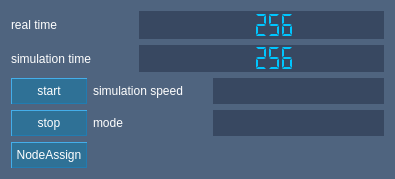
<?xml version="1.0" encoding="UTF-8"?>
<ui version="4.0">
 <class>CSSimControlWidgetBase</class>
 <widget class="QWidget" name="CSSimControlWidgetBase">
  <property name="geometry">
   <rect>
    <x>0</x>
    <y>0</y>
    <width>395</width>
    <height>179</height>
   </rect>
  </property>
  <property name="windowTitle">
   <string>Form</string>
  </property>
  <property name="styleSheet">
   <string notr="true">QWidget{
	color:#ffffff;
	background-color:#4f647f;
}</string>
  </property>
  <layout class="QVBoxLayout" name="verticalLayout">
   <item>
    <layout class="QHBoxLayout" name="horizontalLayout" stretch="1,2">
     <item>
      <widget class="QLabel" name="label">
       <property name="styleSheet">
        <string notr="true">QLabel{
	color:#ffffff;
	background-color:transparent;
}</string>
       </property>
       <property name="text">
        <string>real time</string>
       </property>
      </widget>
     </item>
     <item>
      <widget class="QLCDNumber" name="lcdRealTime">
       <property name="autoFillBackground">
        <bool>false</bool>
       </property>
       <property name="styleSheet">
        <string notr="true">QLCDNumber{
	color:#00c6ff;
	background-color:#384861;
	border:0px;
}</string>
       </property>
       <property name="frameShadow">
        <enum>QFrame::Raised</enum>
       </property>
       <property name="lineWidth">
        <number>1</number>
       </property>
       <property name="smallDecimalPoint">
        <bool>false</bool>
       </property>
       <property name="segmentStyle">
        <enum>QLCDNumber::Flat</enum>
       </property>
       <property name="value" stdset="0">
        <double>256.000000000000000</double>
       </property>
       <property name="intValue" stdset="0">
        <number>256</number>
       </property>
      </widget>
     </item>
    </layout>
   </item>
   <item>
    <layout class="QHBoxLayout" name="horizontalLayout_2" stretch="1,2">
     <item>
      <widget class="QLabel" name="label_2">
       <property name="styleSheet">
        <string notr="true">QLabel{
	color:#ffffff;
	background-color:transparent;
}</string>
       </property>
       <property name="text">
        <string>simulation time</string>
       </property>
      </widget>
     </item>
     <item>
      <widget class="QLCDNumber" name="lcdSimulationTime">
       <property name="styleSheet">
        <string notr="true">QLCDNumber{
	color:#00c6ff;
	background-color:#384861;
	border:0px;
}</string>
       </property>
       <property name="segmentStyle">
        <enum>QLCDNumber::Flat</enum>
       </property>
       <property name="value" stdset="0">
        <double>256.000000000000000</double>
       </property>
      </widget>
     </item>
    </layout>
   </item>
   <item>
    <layout class="QHBoxLayout" name="horizontalLayout_3" stretch="1,2,3">
     <item>
      <widget class="QPushButton" name="pushButton">
       <property name="minimumSize">
        <size>
         <width>76</width>
         <height>26</height>
        </size>
       </property>
       <property name="styleSheet">
        <string notr="true">QPushButton{
	color:#ffffff;
	background-color:#2f7196;
	border-top:1px solid #44aeea;
	border-left:1px solid #44aeea;
	border-bottom:1px solid #217cb1;
	border-right:1px solid #217cb1;
}

QPushButton:hover{
	color:#ffffff;
	background-color:#0f8dc8;
}

QPushButton:pressed{
	color:#ffffff;
	background-color:#256081;
	border:1px solid #44aeea;	
}</string>
       </property>
       <property name="text">
        <string>start</string>
       </property>
      </widget>
     </item>
     <item>
      <widget class="QLabel" name="label_3">
       <property name="styleSheet">
        <string notr="true">QLabel{
	color:#ffffff;
	background-color:transparent;
}</string>
       </property>
       <property name="text">
        <string>simulation speed</string>
       </property>
      </widget>
     </item>
     <item>
      <widget class="QComboBox" name="comboBoxSpeed">
       <property name="minimumSize">
        <size>
         <width>0</width>
         <height>26</height>
        </size>
       </property>
       <property name="styleSheet">
        <string notr="true">QComboBox{
	color:#ffffff;
	background-color:#384861;
	border:0px;
}

QComboBox:hover{
	color:#ffffff;
	background-color:#384861;
	border:1px solid #63bbff;
}

QComboBox::down-arrow{	
	image: url(:/images/down_arrow.png);
	background-color:transparent;
}

QComboBox::drop-down{
	border:0px;
	width:26px;
	background-color:transparent;
}

QComboBox::drop-down:hover {
	color:white;
	border:0px;
	width:26px;
    background-color:transparent;
}

QComboBox QAbstractItemView {
	color:#3c3c3c;
	outline:none;
	border:1px solid #63bbff;
    background-color:#f6fafb;
}

QComboBox QAbstractItemView::item {
	outline:none;
	height:26px;
}

QComboBox QAbstractItemView::item:hover {
	color:white;
	outline:none;
	height:26px;
    background-color:#63bbff;	
}
QComboBox QAbstractItemView::item:selected {
	outline:none;
	border:0px;
	height:26px;
	color:#63bbff;
 	outline:none;
}</string>
       </property>
      </widget>
     </item>
    </layout>
   </item>
   <item>
    <layout class="QHBoxLayout" name="horizontalLayout_4" stretch="1,2,3">
     <item>
      <widget class="QPushButton" name="pushButton_2">
       <property name="minimumSize">
        <size>
         <width>76</width>
         <height>26</height>
        </size>
       </property>
       <property name="styleSheet">
        <string notr="true">QPushButton{
	color:#ffffff;
	background-color:#2f7196;
	border-top:1px solid #44aeea;
	border-left:1px solid #44aeea;
	border-bottom:1px solid #217cb1;
	border-right:1px solid #217cb1;
}

QPushButton:hover{
	color:#ffffff;
	background-color:#0f8dc8;
}

QPushButton:pressed{
	color:#ffffff;
	background-color:#256081;
	border:1px solid #44aeea;	
}</string>
       </property>
       <property name="text">
        <string>stop</string>
       </property>
      </widget>
     </item>
     <item>
      <widget class="QLabel" name="label_4">
       <property name="styleSheet">
        <string notr="true">QLabel{
	color:#ffffff;
	background-color:transparent;
}</string>
       </property>
       <property name="text">
        <string>mode</string>
       </property>
      </widget>
     </item>
     <item>
      <widget class="QComboBox" name="comboBoxMode">
       <property name="minimumSize">
        <size>
         <width>0</width>
         <height>26</height>
        </size>
       </property>
       <property name="styleSheet">
        <string notr="true">QComboBox{
	color:#ffffff;
	background-color:#384861;
	border:0px;
}

QComboBox:hover{
	color:#ffffff;
	background-color:#384861;
	border:1px solid #63bbff;
}

QComboBox::down-arrow{	
	image: url(:/images/down_arrow.png);
	background-color:transparent;
}

QComboBox::drop-down{
	border:0px;
	width:26px;
	background-color:transparent;
}

QComboBox::drop-down:hover {
	color:white;
	border:0px;
	width:26px;
    background-color:transparent;
}

QComboBox QAbstractItemView {
	color:#3c3c3c;
	outline:none;
	border:1px solid #63bbff;
    background-color:#f6fafb;
}

QComboBox QAbstractItemView::item {
	outline:none;
	height:26px;
}

QComboBox QAbstractItemView::item:hover {
	color:white;
	outline:none;
	height:26px;
    background-color:#63bbff;	
}
QComboBox QAbstractItemView::item:selected {
	outline:none;
	border:0px;
	height:26px;
	color:#63bbff;
 	outline:none;
}</string>
       </property>
      </widget>
     </item>
    </layout>
   </item>
   <item>
    <layout class="QHBoxLayout" name="horizontalLayout_5">
     <item>
      <widget class="QPushButton" name="btNodeAssign">
       <property name="minimumSize">
        <size>
         <width>76</width>
         <height>26</height>
        </size>
       </property>
       <property name="styleSheet">
        <string notr="true">QPushButton{
	color:#ffffff;
	background-color:#2f7196;
	border-top:1px solid #44aeea;
	border-left:1px solid #44aeea;
	border-bottom:1px solid #217cb1;
	border-right:1px solid #217cb1;
}

QPushButton:hover{
	color:#ffffff;
	background-color:#0f8dc8;
}

QPushButton:pressed{
	color:#ffffff;
	background-color:#256081;
	border:1px solid #44aeea;	
}</string>
       </property>
       <property name="text">
        <string>NodeAssign</string>
       </property>
      </widget>
     </item>
     <item>
      <spacer name="horizontalSpacer">
       <property name="orientation">
        <enum>Qt::Horizontal</enum>
       </property>
       <property name="sizeHint" stdset="0">
        <size>
         <width>40</width>
         <height>20</height>
        </size>
       </property>
      </spacer>
     </item>
    </layout>
   </item>
  </layout>
 </widget>
 <resources>
  <include location="ui.qrc"/>
 </resources>
 <connections/>
</ui>
